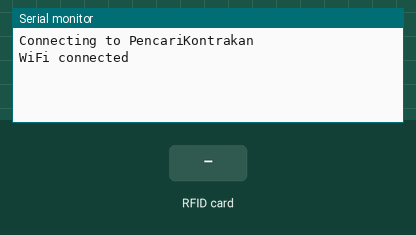
Recording of a sketch running on a simulated ESP8266 (NodeMCU). Shown: the last lines printed to the serial monitor. Inputs (shaded band) come from the test bench. WiFi joins after 1.5 s; servers stay silent unless stated.

Above: at 3.0 s.
3.1 s: RFID card C4 11 72 29 held to the reader
At 4.7 s:
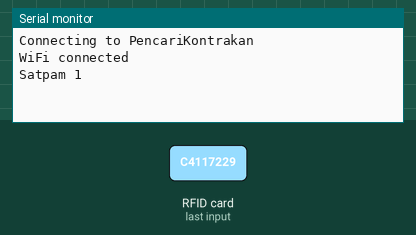
5.4 s: RFID card 5E 7A 19 C4 held to the reader
At 7.1 s:
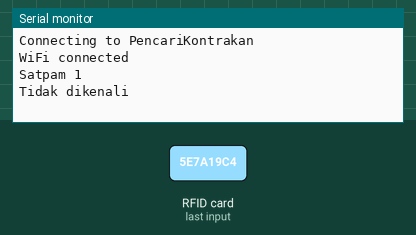
7.4 s: RFID card E3 56 43 1C held to the reader
At 8.7 s:
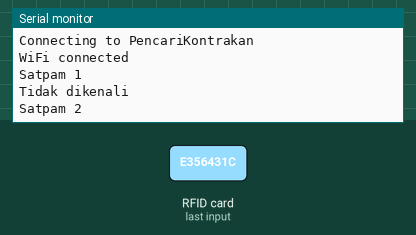

The sketch:

rfid_nodemcu_blynk.ino
```cpp
#include <SPI.h>
#include <MFRC522.h>
#include <ESP8266WiFi.h>
#include <BlynkSimpleEsp8266.h>

// Konfigurasi RFID
#define SS_PIN D4
#define RST_PIN D3
MFRC522 mfrc522(SS_PIN, RST_PIN);

// Konfigurasi Wi-Fi
char auth[] = "K_WWakXZ1MezAS6u-1hIl9R5PMDZS535";
char ssid[] = "PencariKontrakan";
char pass[] = "kontrakan_itts";

void setup() {
  Serial.begin(9600);

  // Inisialisasi RFID
  SPI.begin();
  mfrc522.PCD_Init();

  // Inisialisasi Wi-Fi dan Blynk
  WiFi.begin(ssid, pass);
  Blynk.begin(auth, ssid, pass);

  // Tampilkan status koneksi Wi-Fi pada Serial Monitor
  Serial.print("Connecting to ");
  Serial.print(ssid);
  while (WiFi.status() != WL_CONNECTED) {
    delay(1000);
    Serial.print(".");
  }
  Serial.println("");
  Serial.println("WiFi connected");
}

void loop() {
  // Periksa apakah tag RFID terdeteksi
  if (mfrc522.PICC_IsNewCardPresent() && mfrc522.PICC_ReadCardSerial()) {
    // Baca ID tag RFID
    String tagID = "";
    for (byte i = 0; i < mfrc522.uid.size; i++) {
      tagID.concat(String(mfrc522.uid.uidByte[i] < 0x10 ? "0" : ""));
      tagID.concat(String(mfrc522.uid.uidByte[i], HEX));
    }

    // Cek apakah ID tag dikenali
    if (tagID == "c4117229") {
      Serial.println("Satpam 1");

      // Kirim pesan "Satpam 1" ke terminal Blynk pada pin V1
      Blynk.virtualWrite(V1, "Satpam 1\n");
    } else if (tagID == "e356431c") {
      Serial.println("Satpam 2");

      // Kirim pesan "Satpam 2" ke terminal Blynk pada pin V1
      Blynk.virtualWrite(V1, "Satpam 2\n");
    } else {
      Serial.println("Tidak dikenali");

      // Kirim pesan "Tidak dikenali" ke terminal Blynk pada pin V1
      Blynk.virtualWrite(V1, "Tidak dikenali\n");
    }

    // Tunggu hingga tag RFID dihapus dari koneksi
    mfrc522.PICC_HaltA();
  }
  delay(1000);
  Blynk.run();
}
```

Measured:
- after the input at 3.1 s, the serial monitor: prints a new line after 0.81 s (image 1)
- after the input at 5.4 s, the serial monitor: prints a new line after 0.54 s (image 2)
- after the input at 7.4 s, the serial monitor: prints a new line after 0.57 s (image 3)
